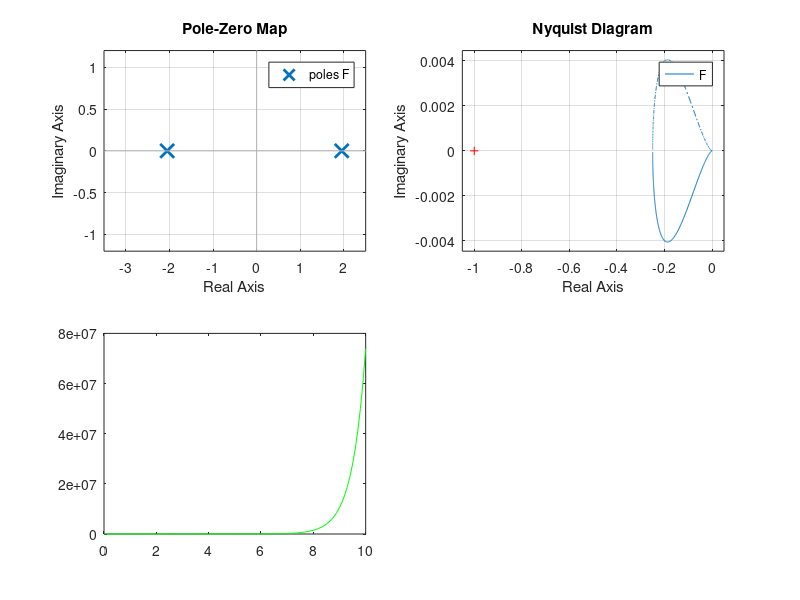

Reproduce this figure in MATLAB.
clear,home
% Let's consider a Closed Loop (CL) whose tf is G/(1+G*H) = T
M = 100;
c = -1;
k = 10;
%
G = [1];
D = [1 .1 -4];
F = tf(G,D)
hfig = figure(1);
set(hfig, 'Position', [300 80 800 600]);
subplot(2,2,1)
pzmap(F)
subplot(2,2,2)
nyquist(F)

t = 0:.1:10;
f = 20/1601*1601^(1/2)*exp(-1/20*t).*sinh(1/20*t*1601^(1/2));
subplot(2,2,3)
plot(t,f,'g')